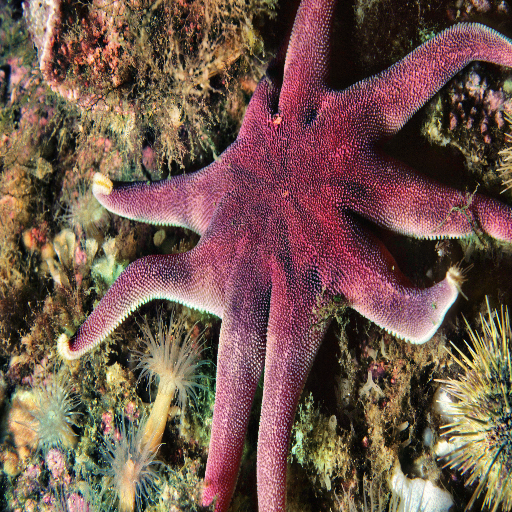
#> input picture back-end/processed/0001.png, 512 x 512 px, found by its file name
$ python preproecss.py
#> lines starting #> are read from the running program, lines starting #| are printed output that depends on the picture
import cv2
import numpy as np
import os


def proprocess(path):
    img = cv2.imread(path)
#> img is the input picture: shape (512, 512, 3); mean B, G, R 76.8, 86.9, 114.3
    img = cv2.resize(img, (512, 512))
    # 中值滤波
    # img = cv2.medianBlur(img, 3)

    imgr = img[:, :, 2]
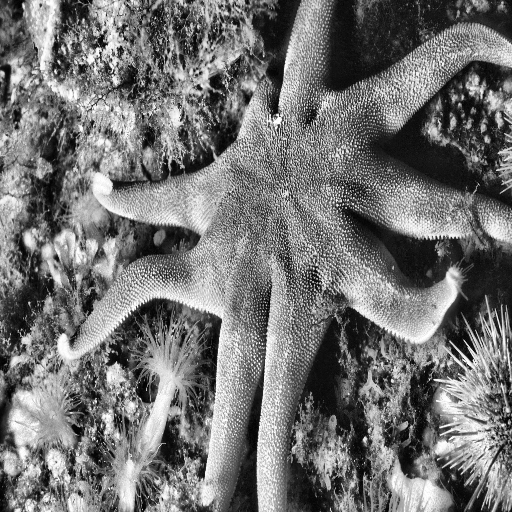
#> imgr: shape (512, 512); min 1, max 255, mean 114.3
    imgg = img[:, :, 1]
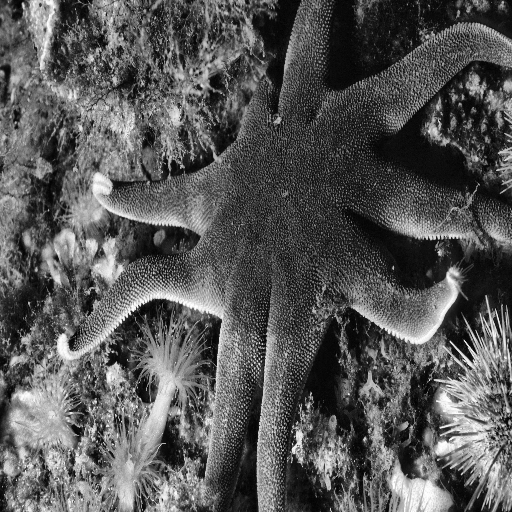
#> imgg: shape (512, 512); min 2, max 255, mean 86.9
    imgb = img[:, :, 0]
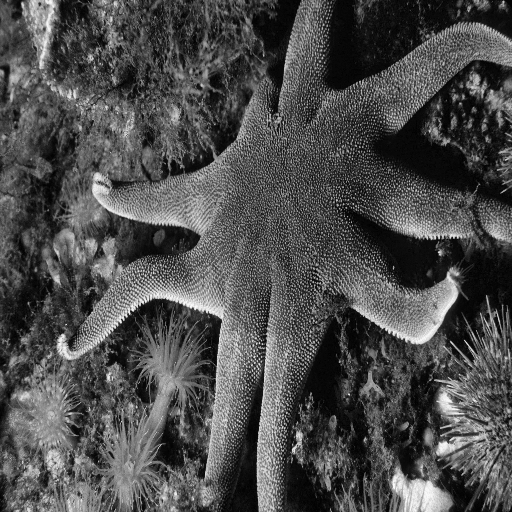
#> imgb: shape (512, 512); min 1, max 251, mean 76.8

    claher = cv2.createCLAHE(clipLimit=3, tileGridSize=(10, 18))
    claheg = cv2.createCLAHE(clipLimit=2, tileGridSize=(10, 18))
    claheb = cv2.createCLAHE(clipLimit=1, tileGridSize=(10, 18))
    cllr = claher.apply(imgr)
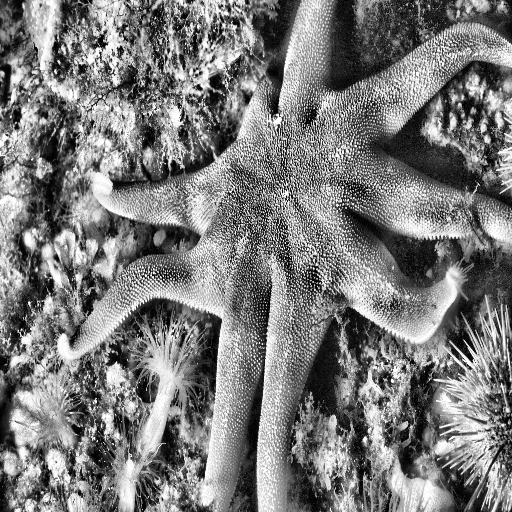
#> cllr: shape (512, 512); min 0, max 255, mean 122.3
    cllg = claheg.apply(imgg)
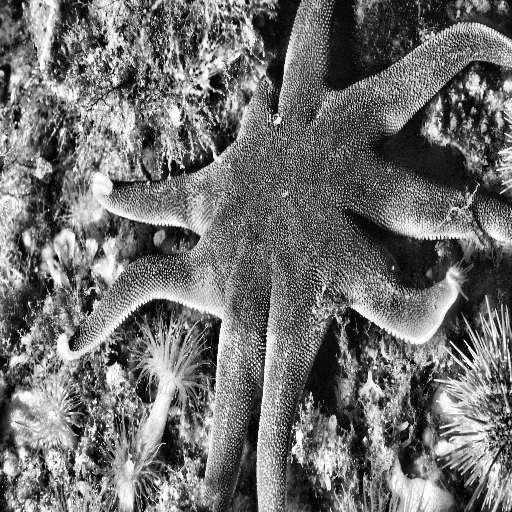
#> cllg: shape (512, 512); min 0, max 255, mean 111.3
    cllb = claheb.apply(imgb)
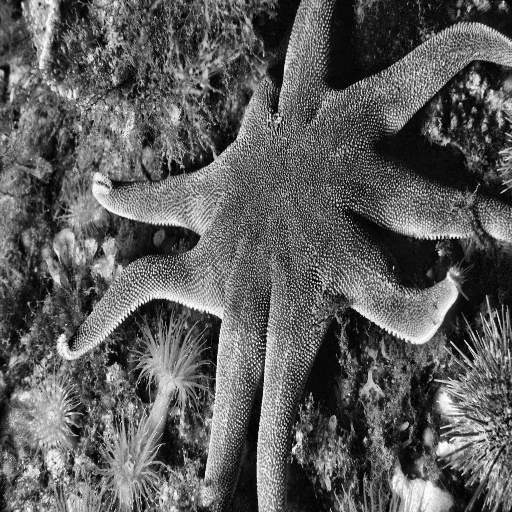
#> cllb: shape (512, 512); min 1, max 254, mean 92.7

    img = np.dstack((cllb, cllg, cllr))
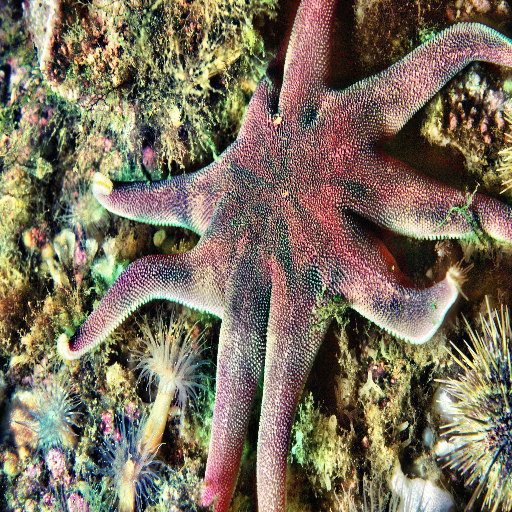
#> img: shape (512, 512, 3); mean B, G, R 92.7, 111.3, 122.3
    img_name = path.split('/')[-1]
    cv2.imwrite("/Users/rune/PycharmProjects/Flask-VUE/back-end/processed/" + img_name, img)
    return "/Users/rune/PycharmProjects/Flask-VUE/back-end/processed/" + img_name


if __name__ == '__main__':
    proprocess("/Users/rune/PycharmProjects/Flask-VUE/back-end/uploads/0001.png")

$ run again, with back-end/processed/16875943918780006.png copied over back-end/processed/0001.png
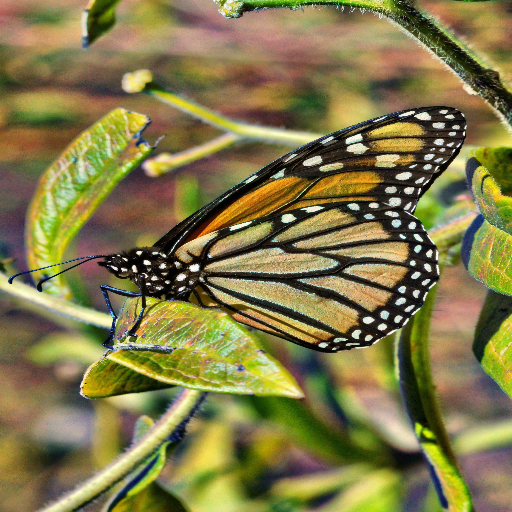
#> input picture back-end/processed/16875943918780006.png, 512 x 512 px, found by its file name
#> in proprocess, img is the input picture: shape (512, 512, 3); mean B, G, R 72.7, 120.9, 129.6
#> in proprocess, `cllb = claheb.apply(imgb)`:
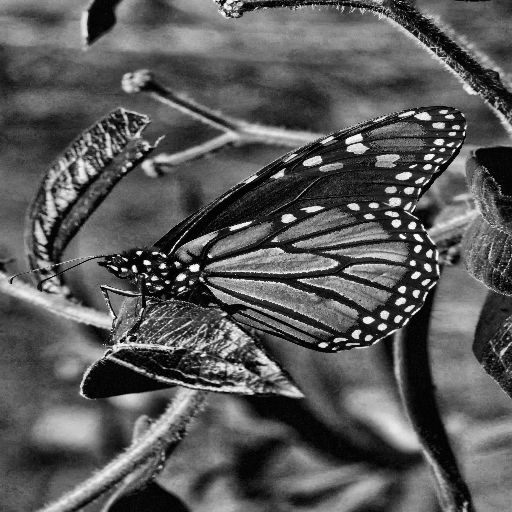
#> cllb: shape (512, 512); min 1, max 254, mean 88.9
#> in proprocess, `img = np.dstack((cllb, cllg, cllr))`:
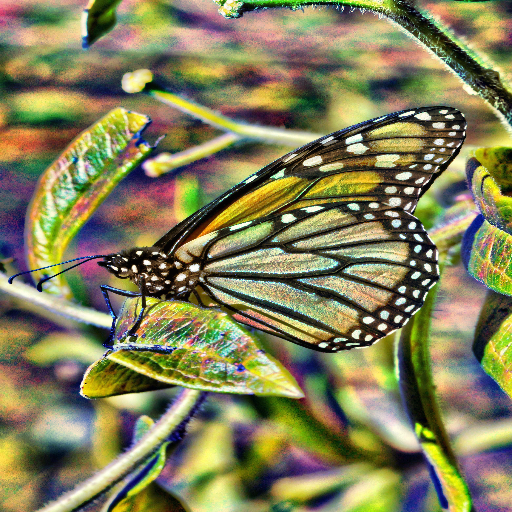
#> img: shape (512, 512, 3); mean B, G, R 88.9, 127.6, 130.7
